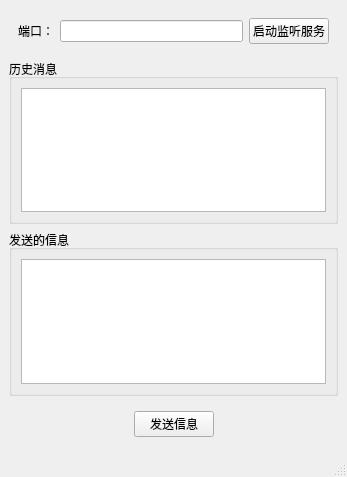
<?xml version="1.0" encoding="UTF-8"?>
<ui version="4.0">
 <class>MainWindow</class>
 <widget class="QMainWindow" name="MainWindow">
  <property name="geometry">
   <rect>
    <x>0</x>
    <y>0</y>
    <width>347</width>
    <height>477</height>
   </rect>
  </property>
  <property name="windowTitle">
   <string>MainWindow</string>
  </property>
  <widget class="QWidget" name="centralwidget">
   <layout class="QVBoxLayout" name="verticalLayout">
    <item>
     <widget class="QWidget" name="widget" native="true">
      <layout class="QHBoxLayout" name="horizontalLayout">
       <item>
        <widget class="QLabel" name="portLab">
         <property name="text">
          <string>端口：</string>
         </property>
        </widget>
       </item>
       <item>
        <widget class="QLineEdit" name="port"/>
       </item>
       <item>
        <widget class="QPushButton" name="startListen">
         <property name="text">
          <string>启动监听服务</string>
         </property>
        </widget>
       </item>
      </layout>
     </widget>
    </item>
    <item>
     <widget class="QGroupBox" name="groupBox">
      <property name="title">
       <string>历史消息</string>
      </property>
      <layout class="QVBoxLayout" name="verticalLayout_2">
       <item>
        <widget class="QTextEdit" name="histroyMsg"/>
       </item>
      </layout>
     </widget>
    </item>
    <item>
     <widget class="QGroupBox" name="groupBox_2">
      <property name="title">
       <string>发送的信息</string>
      </property>
      <layout class="QVBoxLayout" name="verticalLayout_3">
       <item>
        <widget class="QTextEdit" name="sendMsg"/>
       </item>
      </layout>
     </widget>
    </item>
    <item>
     <widget class="QWidget" name="widget_2" native="true">
      <layout class="QHBoxLayout" name="horizontalLayout_2">
       <item>
        <spacer name="horizontalSpacer">
         <property name="orientation">
          <enum>Qt::Orientation::Horizontal</enum>
         </property>
         <property name="sizeHint" stdset="0">
          <size>
           <width>102</width>
           <height>20</height>
          </size>
         </property>
        </spacer>
       </item>
       <item>
        <widget class="QPushButton" name="sendBtn">
         <property name="text">
          <string>发送信息</string>
         </property>
        </widget>
       </item>
       <item>
        <spacer name="horizontalSpacer_2">
         <property name="orientation">
          <enum>Qt::Orientation::Horizontal</enum>
         </property>
         <property name="sizeHint" stdset="0">
          <size>
           <width>101</width>
           <height>20</height>
          </size>
         </property>
        </spacer>
       </item>
      </layout>
     </widget>
    </item>
   </layout>
  </widget>
  <widget class="QMenuBar" name="menubar">
   <property name="geometry">
    <rect>
     <x>0</x>
     <y>0</y>
     <width>347</width>
     <height>24</height>
    </rect>
   </property>
  </widget>
  <widget class="QStatusBar" name="statusbar"/>
 </widget>
 <resources/>
 <connections/>
</ui>
